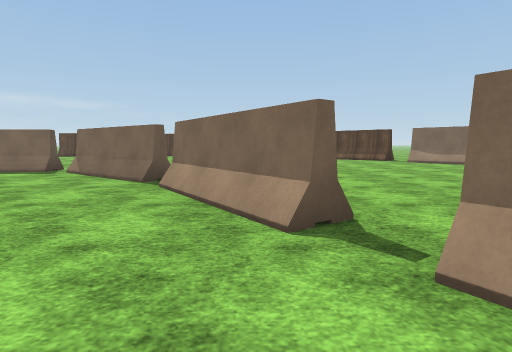
[1] (above)

24 first-person views from a walk through a scene from a Unity 3-D project. The camera is 1.2 m above the floor, tilts 6° down and sees 80° across. The floor is counted in squares, 2 m on a side. Each view is taken from the middle of a square. On the plan, view 1 faces up. The plan holds only what a view shows up to about 9 squares ahead; the rest is blank. The place goes on beyond the plan. The terrain is drawn as flat ground. The player character is not drawn. Some surface patterns are stand-ins.

[2]
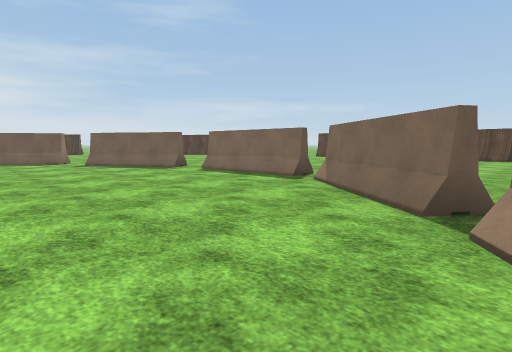

[3]
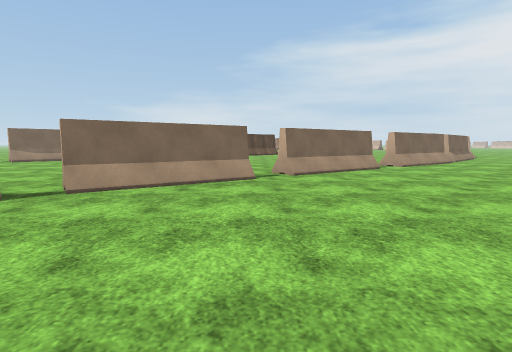

[4]
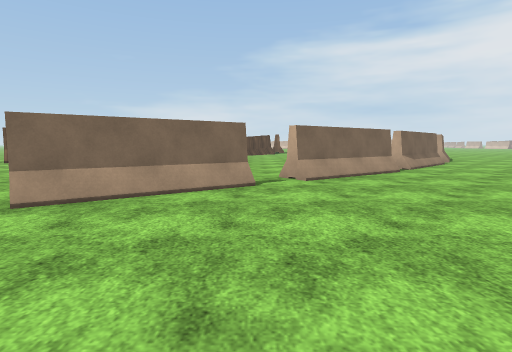

[5]
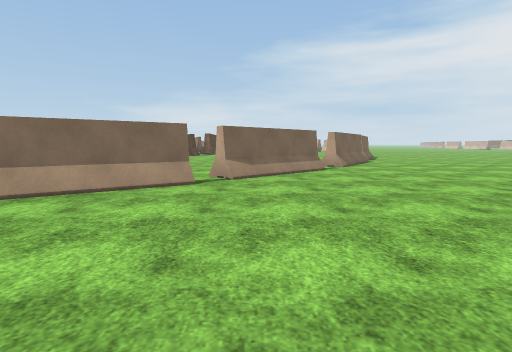

[6]
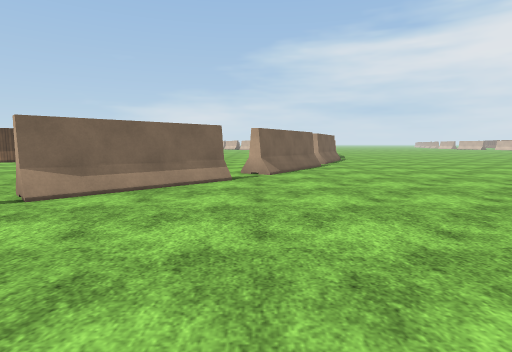

[7]
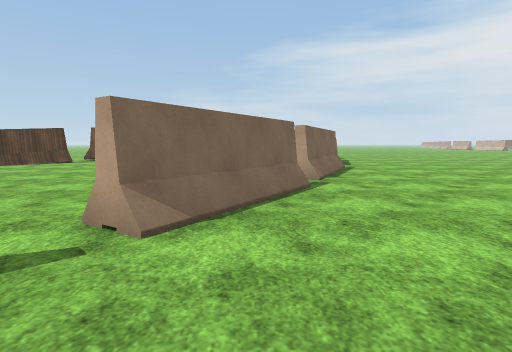

[8]
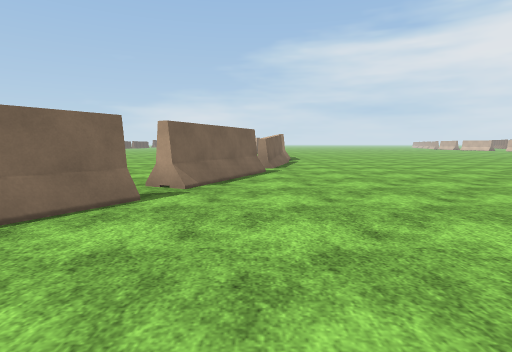

[9]
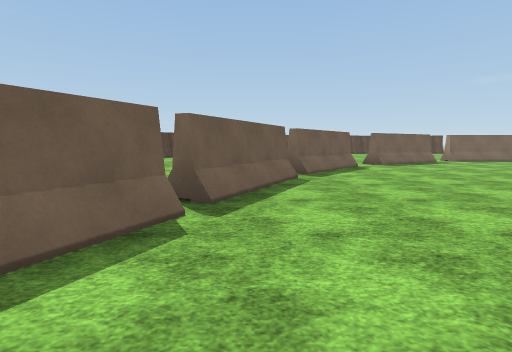

[10]
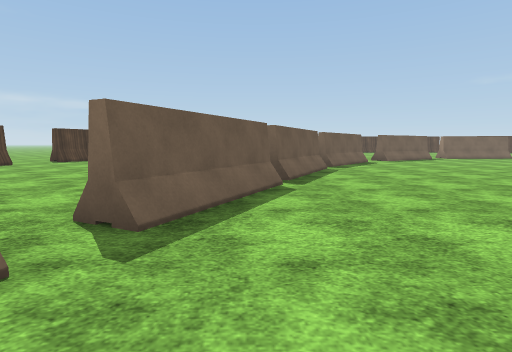

[11]
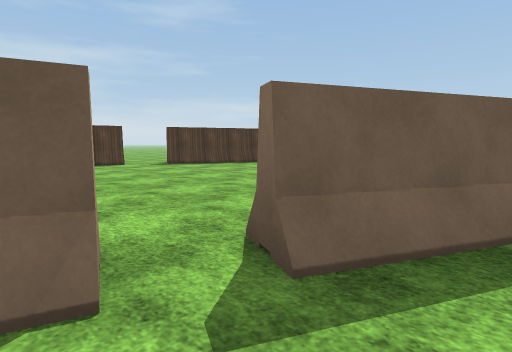

[12]
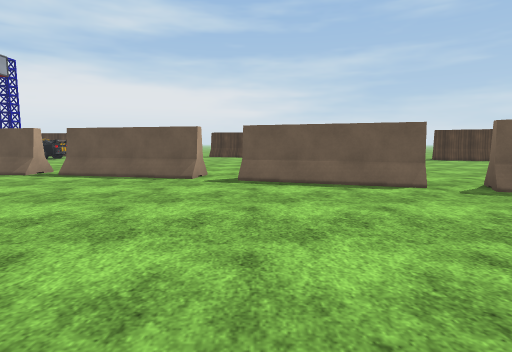

[13]
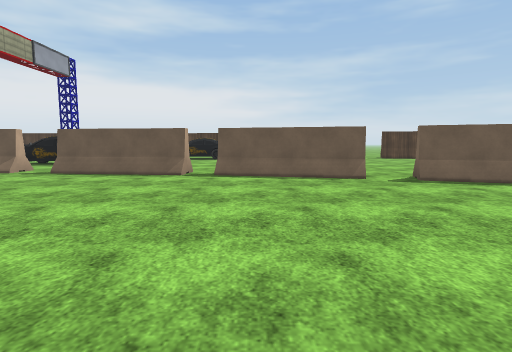

[14]
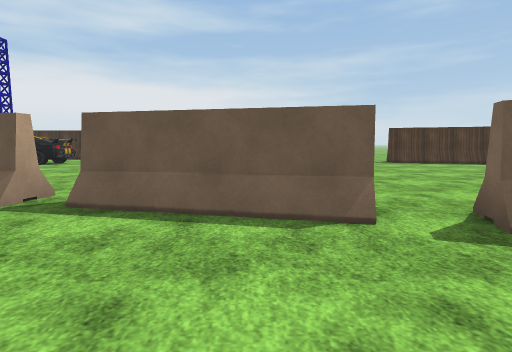

[15]
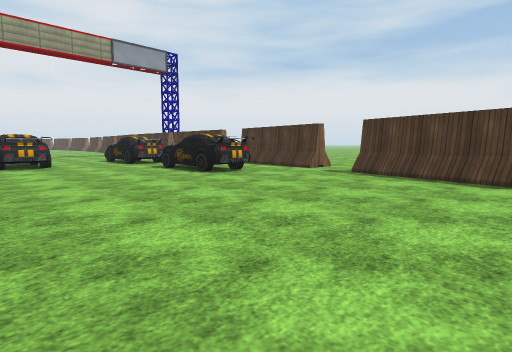

[16]
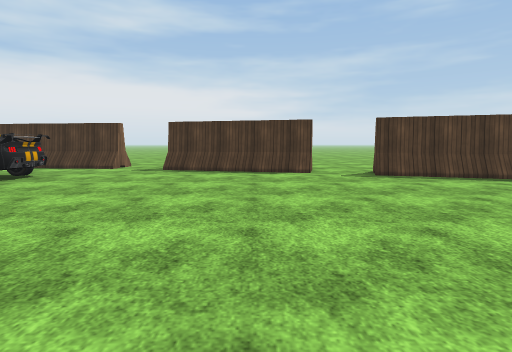

[17]
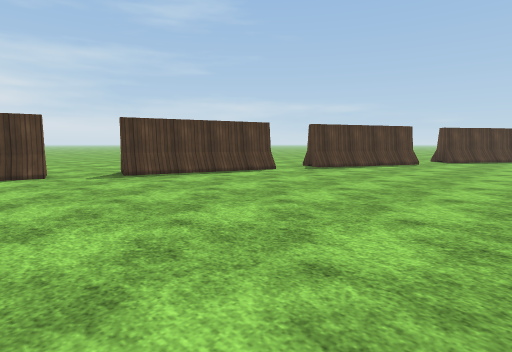

[18]
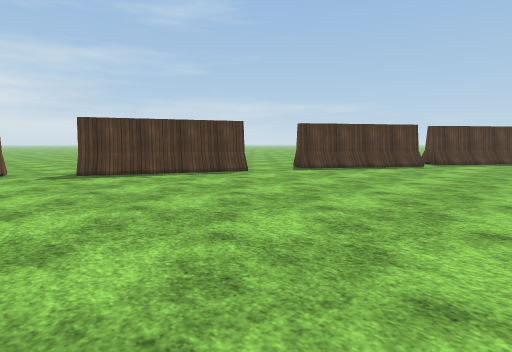

[19]
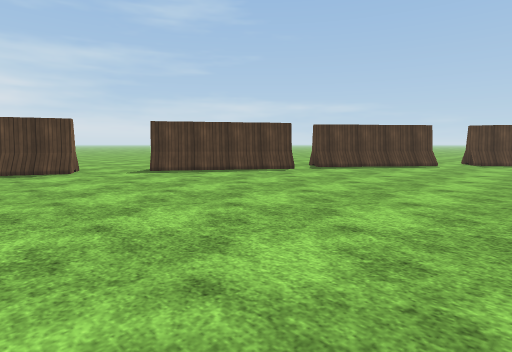

[20]
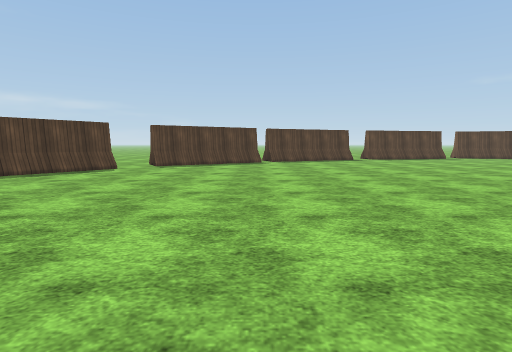

[21]
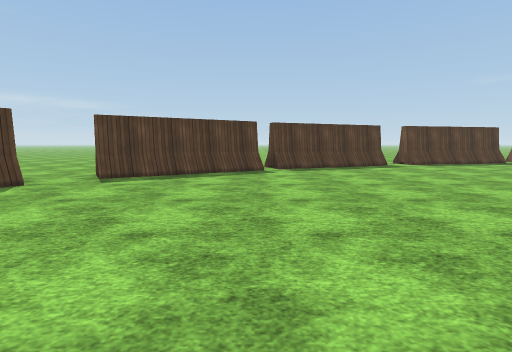

[22]
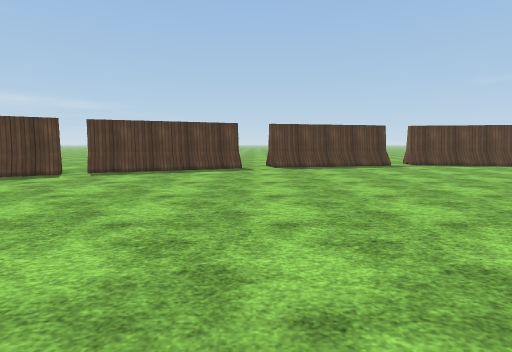

[23]
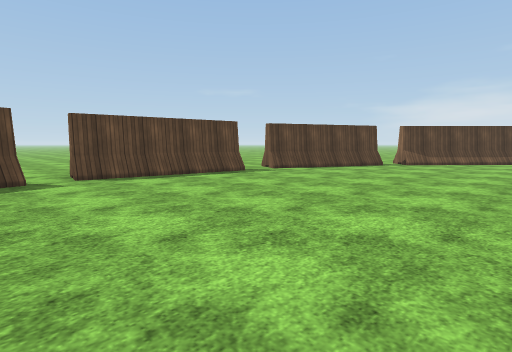

[24]
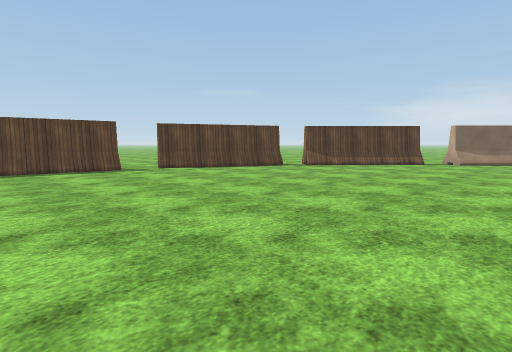

### Floor plan
Points are (right, up) in squares from view 1. A wall is a line through its corners. A room is listed if a view was taken in it or the views show most of it. See-through windows are left out.
Room 1 (views 1, 2, 3, 4, 5, 6, 7, 8, 9, 10, 11, 12, 13, 14)
walls: (4.7, -4) (3.1, -1.7); (2.6, -1) (0.9, 1.4); (7.3, -6.5) (5.3, -4.5); (0.4, 2.1) (-1.2, 4.4); (-1.6, 4.9) (-3.9, 6.6); (10.4, -8.6) (7.9, -7); (-14.8, -1.3) (-16, -3.9); (-16.4, -4.6) (-17.2, -7.2); (-17, -7.3) (-17.6, -7.1); (-13.3, 1.6) (-14.6, -0.9); (-17.4, -8) (-18.1, -10.8); (-10.4, 4.7) (-10.7, 5.1); (-4.5, 6.7) (-7.4, 6.6); (-11.4, 4.4) (-13.2, 2.1); (-8.1, 6.3) (-10.5, 4.8); (-18, -11.3) (-18.4, -14.3); (13.7, -10) (11.1, -8.9); (15.6, -10.5) (14.5, -10.3)
low walls: (-0.1, 2.5) (-1.3, 4.3); (10, -8.6) (7.9, -7.2); (-14.6, -1.4) (-15.9, -3.9); (-16.2, -4.7) (-17, -7.3); (-17.4, -8.8) (-17.9, -10.6); (-11.5, 4) (-13, 2.1); (-8.4, 5.9) (-10.4, 4.7); (-17.9, -11.4) (-18.3, -14.3); (13.6, -10.2) (11.4, -9.2)
ways out: opening at (-18, -15.5) to room 2; opening at (-18, -11) to room 2; opening at (-10, 6.5) to room 2; opening at (1, 2) to room 2; opening at (11, -8) to room 2; opening at (14.5, -9.5) to room 2; gap at (-16, -4) to room 2
Room 2 (views 15, 16, 17, 18, 19, 20, 21, 22, 23, 24)
walls: (-13, 2.1) (-13.4, 2.4); (-4.5, 7.2) (-4.5, 6.7); (-13.9, 13.2) (-16.8, 11.4) (-17.1, 11.9); (-14.6, -0.9) (-15, -0.7); (-1.4, 5.2) (-1.6, 4.9); (-10.4, 14.8) (-13.6, 13.5); (-9.5, 14.8) (-9.7, 15.4); (-1.3, 4.3) (-0.9, 4.6); (-17.6, 10.6) (-19.7, 7.9); (-19.7, 7.1) (-21.7, 4.3) (-22.2, 4.6); (-6.2, 15.7) (-9.6, 14.9); (-5.6, 15.6) (-5.5, 16.4); (-15.9, -3.9) (-16.5, -3.6); (0.9, 1.4) (1.2, 1.6); (-2.2, 15.3) (-5.5, 15.9); (-1.4, 15) (-1.1, 15.6); (-22.2, 2.8) (-23.6, -0.2); (-22.6, 3) (-22, 2.7); (1.8, 13.8) (-1.3, 15.3); (-23.4, -0.3) (-24.1, 0.1); (3.1, -1.7) (3.5, -1.5); (4.8, 10.9) (2.2, 13.3); (-24, -1.4) (-25.1, -4.6); (6.3, 8.9) (5.2, 10.1); (-24.9, -4.7) (-25.5, -4.5); (5.3, -4.5) (5.6, -4.2); (-25.6, -5.8) (-26.3, -9.2); (7.9, -7.2) (8.3, -6.7); (-26.6, -10.3) (-27, -13.3); (11.1, -8.9) (11.3, -8.5); (15.1, -1.2) (14.5, -0.8)
low walls: (-13.8, 13) (-16.4, 11.5); (-10.4, 14.6) (-13.5, 13.3); (-17.5, 10.4) (-19.4, 7.7); (-7.5, 15.2) (-9.5, 14.8); (-19.6, 7) (-21.3, 4.5); (-4.6, 15.5) (-5.6, 15.6); (-22, 2.7) (-23.4, -0.3); (1.7, 13.6) (-1.4, 15); (4.6, 10.7) (2.5, 12.9); (-23.9, -1.4) (-24.9, -4.7); (6.1, 8.9) (5, 10); (-25.4, -5.8) (-26.2, -9.2); (-26.5, -11) (-26.6, -12.2); (15, -1.4) (14.5, -0.9)
ways out: opening at (-18, -15.5) to room 1; opening at (-18, -11) to room 1; opening at (-10, 6.5) to room 1; opening at (1, 2) to room 1; opening at (11, -8) to room 1; opening at (14.5, -9.5) to room 1; gap at (-16, -4) to room 1; opening at (-26, -10); opening at (-25, -5); opening at (-24, -1); opening at (-22, 3.5); opening at (-17, 11); opening at (-10, 15); opening at (-6, 16); opening at (-2, 15)
objects: other object (-25, -16) to (-24, -15); other object (-25, -13) to (-24, -11); other object (-21, -16) to (-21, -15)

Where each view was taken, in squares from view 1:
view 1: 0 up, 0 right, facing up
view 2: 2 up, 1 left, facing up-left
view 3: 2 up, 5 left, facing right
view 4: 1 down, 2 left, facing right
view 5: 5 down, 0 right, facing right
view 6: 7 down, 2 right, facing right
view 7: 8 down, 6 right, facing right
view 8: 10 down, 7 right, facing right
view 9: 4 down, 14 left, facing up
view 10: 6 down, 15 left, facing up
view 11: 5 down, 15 left, facing up-left
view 12: 7 down, 12 left, facing left
view 13: 10 down, 12 left, facing left
view 14: 9 down, 15 left, facing left
view 15: 6 down, 20 left, facing down-left
view 16: 7 down, 19 left, facing left
view 17: 7 down, 19 left, facing up-left
view 18: 2 down, 17 left, facing up-left
view 19: 1 up, 15 left, facing up-left
view 20: 3 up, 14 left, facing up
view 21: 6 up, 14 left, facing up
view 22: 7 up, 10 left, facing up
view 23: 10 up, 7 left, facing up-right
view 24: 8 up, 5 left, facing up-right
